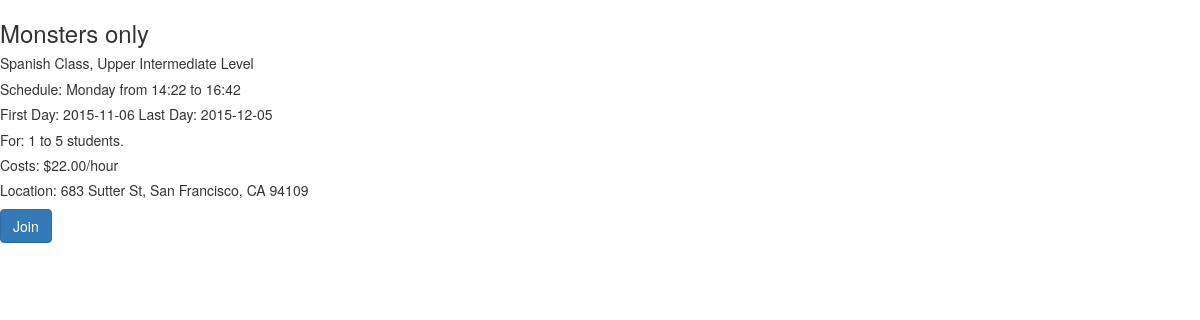
Page /class-info on the committed database.
### model.py (models this page shows, shortened)
class Classroom(db.Model):
    __tablename__ = "classes"
    class_id = db.Column(db.Integer, autoincrement=True, primary_key=True)
    class_name = db.Column(db.String(35), nullable=False)
    language = db.Column(db.String(40), nullable=False)
    level = db.Column(db.String, nullable=False)
    cost = db.Column(db.Float, nullable=True)
    min_students = db.Column(db.Integer, nullable=False)
    max_students = db.Column(db.Integer, nullable=False)
    address = db.Column(db.String, nullable=True)
    class_days = db.Column(db.String, nullable=False)
    start_date = db.Column(db.String, nullable=False)
    end_date = db.Column(db.String, nullable=True)
    start_time = db.Column(db.String, nullable=False)
    end_time = db.Column(db.String, nullable=False)
    per_time = db.Column(db.String, nullable=False)

### server.py (the view)
@app.route('/class-info')
def class_info():
    all_classes = db.session.query(Classroom).first()
    print "Class id: ", all_classes.class_id
    return render_template("class-info.html", all_classes=all_classes)

### templates/class-info.html (shortened to what this page needs)
{% extends 'base.html' %}
{% block head %}
  <link rel="stylesheet" type="text/css" href="static/map.css">
{% endblock %}
{% block body %}
  <div>
    <h3>{{ all_classes.class_name }}</h3>
  </div>
  <div>
    <h5>{{ all_classes.language }} Class, {{ all_classes.level }} Level</h5>
  </div>
  <div>
    <h5>Schedule: {{ all_classes.class_days }} from {{ all_classes.start_time }} to {{ all_classes.end_time }}</h5>
  </div>
  <div>
    <h5>First Day: {{ all_classes.start_date }} Last Day: {{ all_classes.end_date }}</h5>
  </div>
  <div>
    <h5>For: {{ all_classes.min_students }} to {{ all_classes.max_students }} students.</h5>
  </div>
  <div>
    <h5>Costs: ${{ all_classes.cost }}0/{{ all_classes.per_time }}</h5>
  </div>
  <div>
    <h5>Location: {{ all_classes.address }} </h5>
  </div>
  <form action="/join-class" method="POST" id="join">
    <button type="submit" class="btn btn-primary" name="join-it" id="join-it">Join</button>
  </form>
{% endblock %}

### templates/base.html (shortened to what this page needs)
<!doctype html>
<html>
<head>
  <link href="https://maxcdn.bootstrapcdn.com/bootstrap/3.3.4/css/bootstrap.min.css" rel="stylesheet">
  <link href="/static/project.css" rel="stylesheet">
  {% block head %}
  {% endblock %}
</head>
<body>
  {% block body %}
  {% endblock %}
  </body>
</html>

### static/map.css (style rules this page uses)
html, body { height: 100%; margin: 0; padding: 0; }

### rows in the picture
Classroom: class_name "Monsters only", language "Spanish", level "Upper Intermediate", class_days "Monday", start_time "14:22", end_time "16:42", start_date "2015-11-06", end_date "2015-12-05", min_students "1", max_students "5", cost "22.0", per_time "hour", address "683 Sutter St, San Francisco, CA 94109"
